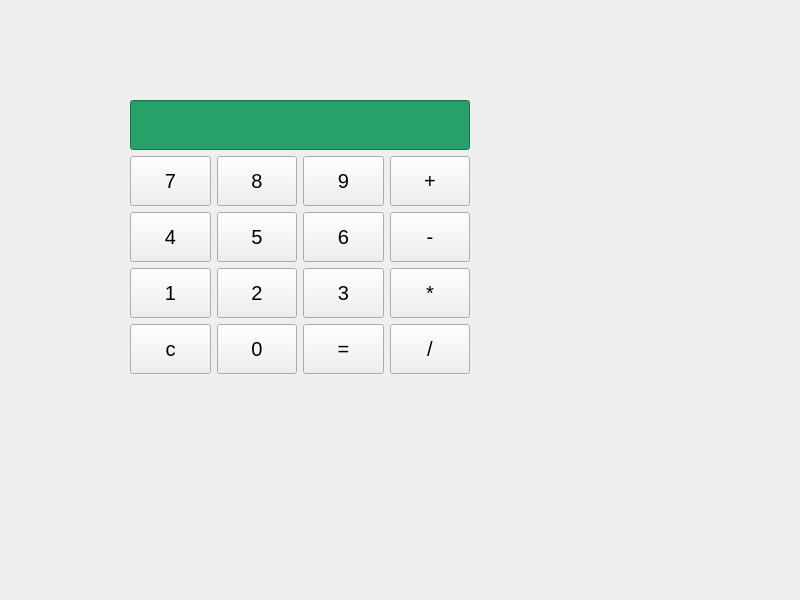
<?xml version="1.0" encoding="UTF-8"?>
<ui version="4.0">
 <class>Calculatrice</class>
 <widget class="QWidget" name="Calculatrice">
  <property name="geometry">
   <rect>
    <x>0</x>
    <y>0</y>
    <width>800</width>
    <height>600</height>
   </rect>
  </property>
  <property name="minimumSize">
   <size>
    <width>50</width>
    <height>50</height>
   </size>
  </property>
  <property name="font">
   <font>
    <pointsize>15</pointsize>
   </font>
  </property>
  <property name="windowTitle">
   <string>Calculatrice</string>
  </property>
  <widget class="QWidget" name="">
   <property name="geometry">
    <rect>
     <x>130</x>
     <y>100</y>
     <width>340</width>
     <height>276</height>
    </rect>
   </property>
   <property name="minimumSize">
    <size>
     <width>50</width>
     <height>50</height>
    </size>
   </property>
   <layout class="QGridLayout" name="gridLayout">
    <item row="1" column="2">
     <widget class="QPushButton" name="pushButton9">
      <property name="minimumSize">
       <size>
        <width>50</width>
        <height>50</height>
       </size>
      </property>
      <property name="text">
       <string>9</string>
      </property>
     </widget>
    </item>
    <item row="1" column="0">
     <widget class="QPushButton" name="pushButton7">
      <property name="minimumSize">
       <size>
        <width>50</width>
        <height>50</height>
       </size>
      </property>
      <property name="text">
       <string>7</string>
      </property>
     </widget>
    </item>
    <item row="3" column="2">
     <widget class="QPushButton" name="pushButton3">
      <property name="minimumSize">
       <size>
        <width>50</width>
        <height>50</height>
       </size>
      </property>
      <property name="text">
       <string>3</string>
      </property>
     </widget>
    </item>
    <item row="1" column="3">
     <widget class="QPushButton" name="pushButtonAdditionner">
      <property name="minimumSize">
       <size>
        <width>50</width>
        <height>50</height>
       </size>
      </property>
      <property name="text">
       <string>+</string>
      </property>
     </widget>
    </item>
    <item row="2" column="2">
     <widget class="QPushButton" name="pushButton6">
      <property name="minimumSize">
       <size>
        <width>50</width>
        <height>50</height>
       </size>
      </property>
      <property name="text">
       <string>6</string>
      </property>
     </widget>
    </item>
    <item row="1" column="1">
     <widget class="QPushButton" name="pushButton8">
      <property name="minimumSize">
       <size>
        <width>50</width>
        <height>50</height>
       </size>
      </property>
      <property name="text">
       <string>8</string>
      </property>
     </widget>
    </item>
    <item row="3" column="3">
     <widget class="QPushButton" name="pushButtonMultiplier">
      <property name="minimumSize">
       <size>
        <width>50</width>
        <height>50</height>
       </size>
      </property>
      <property name="text">
       <string>*</string>
      </property>
     </widget>
    </item>
    <item row="3" column="0">
     <widget class="QPushButton" name="pushButton1">
      <property name="minimumSize">
       <size>
        <width>50</width>
        <height>50</height>
       </size>
      </property>
      <property name="text">
       <string>1</string>
      </property>
     </widget>
    </item>
    <item row="2" column="0">
     <widget class="QPushButton" name="pushButton4">
      <property name="minimumSize">
       <size>
        <width>50</width>
        <height>50</height>
       </size>
      </property>
      <property name="text">
       <string>4</string>
      </property>
     </widget>
    </item>
    <item row="2" column="3">
     <widget class="QPushButton" name="pushButtonSoustraire">
      <property name="minimumSize">
       <size>
        <width>50</width>
        <height>50</height>
       </size>
      </property>
      <property name="text">
       <string>-</string>
      </property>
     </widget>
    </item>
    <item row="4" column="3">
     <widget class="QPushButton" name="pushButtonDiviser">
      <property name="minimumSize">
       <size>
        <width>50</width>
        <height>50</height>
       </size>
      </property>
      <property name="text">
       <string>/</string>
      </property>
     </widget>
    </item>
    <item row="4" column="1">
     <widget class="QPushButton" name="pushButton0">
      <property name="minimumSize">
       <size>
        <width>50</width>
        <height>50</height>
       </size>
      </property>
      <property name="text">
       <string>0</string>
      </property>
     </widget>
    </item>
    <item row="2" column="1">
     <widget class="QPushButton" name="pushButton5">
      <property name="minimumSize">
       <size>
        <width>50</width>
        <height>50</height>
       </size>
      </property>
      <property name="text">
       <string>5</string>
      </property>
     </widget>
    </item>
    <item row="3" column="1">
     <widget class="QPushButton" name="pushButton2">
      <property name="minimumSize">
       <size>
        <width>50</width>
        <height>50</height>
       </size>
      </property>
      <property name="text">
       <string>2</string>
      </property>
     </widget>
    </item>
    <item row="4" column="2">
     <widget class="QPushButton" name="pushButtonEgal">
      <property name="minimumSize">
       <size>
        <width>50</width>
        <height>50</height>
       </size>
      </property>
      <property name="text">
       <string>=</string>
      </property>
     </widget>
    </item>
    <item row="4" column="0">
     <widget class="QPushButton" name="pushButtonEffacer">
      <property name="minimumSize">
       <size>
        <width>50</width>
        <height>50</height>
       </size>
      </property>
      <property name="text">
       <string>c</string>
      </property>
     </widget>
    </item>
    <item row="0" column="0" colspan="4">
     <widget class="QLineEdit" name="lineEditAfficheur">
      <property name="minimumSize">
       <size>
        <width>50</width>
        <height>50</height>
       </size>
      </property>
      <property name="styleSheet">
       <string notr="true">background-color: rgb(87, 227, 137);
background-color: rgb(38, 162, 105);</string>
      </property>
      <property name="alignment">
       <set>Qt::AlignRight|Qt::AlignTrailing|Qt::AlignVCenter</set>
      </property>
      <property name="readOnly">
       <bool>true</bool>
      </property>
     </widget>
    </item>
   </layout>
  </widget>
 </widget>
 <resources/>
 <connections/>
</ui>
